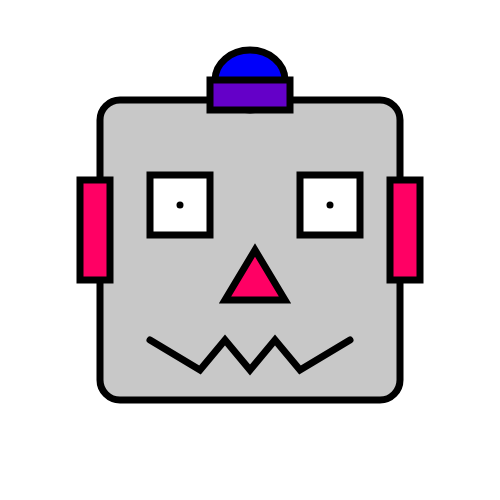
Frame 1 (no input)
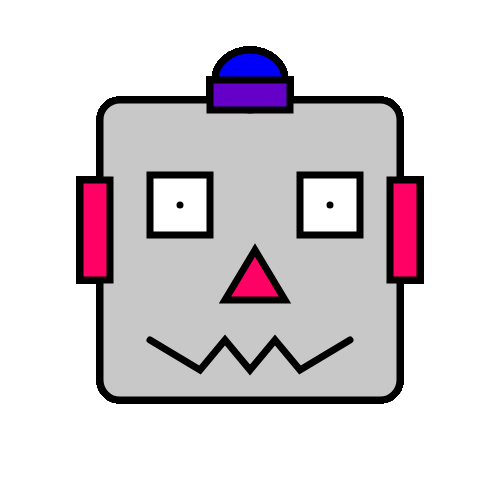
Frame 60 (no input)
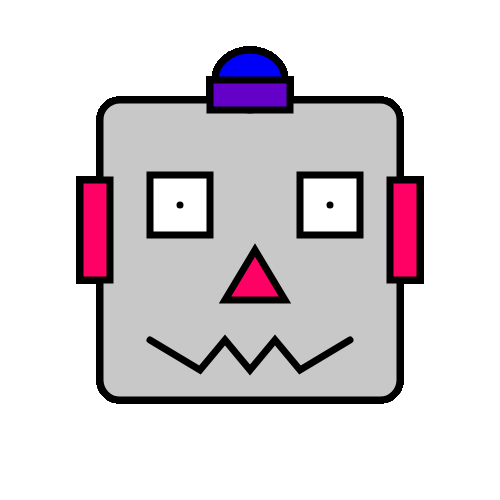
Frame 120 (the mouse pressed at the canvas centre since frame 60)

The p5.js sketch that drew these frames (run headless with seeded random() and noise() and a simulated clock; from frame 60 on, the mouse is pressed at the canvas centre):

// p5.js sketch
// ── sketch.js
function setup()
{
	//create a canvas for the robot
	createCanvas(500, 500);
}

function draw()
{
	strokeWeight(7);

	//robots head
	fill(200);
	rect(100, 100, 300, 300, 20);


	//robots antenna
	fill(0, 0,250);
	ellipse(250, 80, 70, 60);

	fill(100, 0, 200);
	rect(210, 80, 80, 30);

	//robots eyes
	fill(255);
	rect(150, 175, 60, 60);
	point(180, 205);
	rect(300, 175, 60, 60);
	point(330, 205);


	//robots nose
	fill(255, 0, 100);
	triangle(255, 250, 225, 300, 285, 300);

	//robots ears
	rect(80, 180, 30, 100);
	rect(390, 180, 30, 100);

	//robots mouth
	noFill();
	beginShape();
	vertex(150, 340);
	vertex(200, 370);
	vertex(225, 340);
	vertex(250, 370);
	vertex(275, 340);
	vertex(300, 370);
	vertex(350, 340);
	endShape();
}
